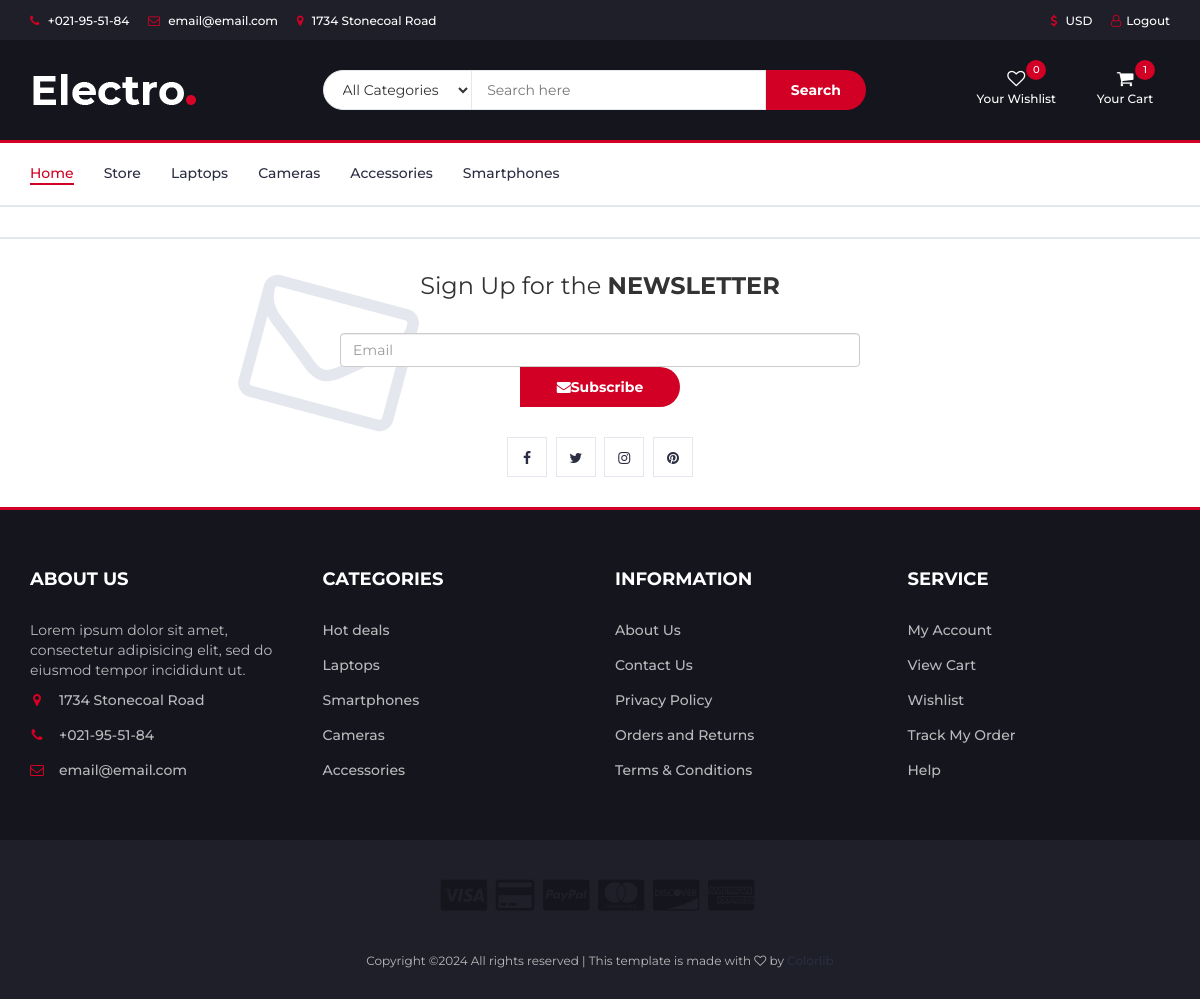
Screenshot of /wishlist/ (signed in) with the database file from the repository.
### shop/models.py (models this page shows, shortened)
class Category(models.Model):
    name = models.CharField(max_length=50)
    description = models.CharField(max_length=255)
    image = models.ImageField(upload_to='categories/', blank=True, null=True)
    created_at = models.DateTimeField(auto_now_add=True)
    slug = models.SlugField(default='')
    class Meta:
        verbose_name = 'Kategoriya'
        verbose_name_plural = 'Kategoriyalar'

### shop/views.py (the view)
# urls.py: path('wishlist/', wishlist_view, name='wishlist'),
def wishlist_view(request):
    if request.user.is_authenticated:
        wishlist_info = UserWishlistManager(request).get_wishlist_info()
        wishlist_products = wishlist_info['wishlist_products']
        base_context = base_view_data(request)
        context = {
            **base_context,
            'wishlist_products': wishlist_products
        }
        return render(request, 'wishlist.html', context)
    return redirect('login')

### shop/models.py (called while the page is built)
    @property
    def get_cart_total_price(self):
        products = self.orderproduct_set.all()
        total_price = sum([product.get_total_price for product in products])
        return total_price

    @property
    def get_total_cart_product(self):
        return len(self.orderproduct_set.all())

    @property
    def get_cart_product_number(self):
        products = self.orderproduct_set.all()
        total_number = sum([product.quantity for product in products]) or 0
        return total_number

    @property
    def get_total_price(self):
        return self.quantity * self.product.price

### shop/views.py (called while the page is built)
def base_view_data(request):
    categories = Category.objects.all()
    context = {
        'categories': categories,
    }
    if request.user.is_authenticated:
        cart_info = CartAuthenticatedUser(request).get_cart_info()
        wishlist = UserWishlistManager(request).get_wishlist_info()['wishlist_products']
        context['order_products'] = cart_info['order_products']
        context['total_cart_price'] = cart_info['total_cart_price']
        context['total_product_number'] = cart_info['total_product_number']
        context['wishlist_count'] = len(wishlist)
    return context

### utils.py (called while the page is built)
    def get_cart_info(self):
        customer, created = Customer.objects.get_or_create(
            user=self.request.user
        )
        order, created = Order.objects.get_or_create(
            customer=customer,
            active=True
        )
        return {
            'order': order,
            'order_products': OrderProduct.objects.filter(order=order),
            'total_cart_price': order.get_cart_total_price,
            'total_cart_product': order.get_total_cart_product,
            'total_product_number': order.get_cart_product_number
        }

    def get_wishlist_info(self):
        customer, created = Customer.objects.get_or_create(
            user=self.request.user
        )
        wishlist = Wishlist.objects.filter(
            customer=customer,
        )
        return {
            'wishlist_products': wishlist
        }

### shop/templates/wishlist.html (shortened to what this page needs)
{% extends 'base.html' %}

### templates/components/_navbar.html
<nav id="navigation">
    <div class="container">
        <div id="responsive-nav">
            <ul class="main-nav nav navbar-nav">
                <li class="active"><a href="{% url 'index' %}">Home</a></li>
                <li><a href="{% url 'store' %}">Store</a></li>
                {% for category in categories %}
                    <li><a href="{% url 'category_filter' category.slug %}">{{ category.name }}</a></li>
                {% endfor %}
            </ul>
        </div>
    </div>
</nav>

### static/css/style.css (style rules this page uses)
body { font-family: 'Montserrat', sans-serif; font-weight: 400; color: #333; }
a { color: #2B2D42; font-weight: 500; -webkit-transition: 0.2s color; transition: 0.2s color; }
ul, ol { margin: 0; padding: 0; list-style: none }
#navigation { background: #FFF; border-bottom: 2px solid #E4E7ED; border-top: 3px solid #D10024; }
.main-nav>li+li { margin-left: 30px }
.main-nav>li>a { padding: 20px 0px; }
.main-nav>li>a:hover, .main-nav>li>a:focus, .main-nav>li.active>a { color: #D10024; background-color: transparent; }
.main-nav>li>a:after { content: ""; display: block; width: 0%; height: 2px; background-color: #D10024; -webkit-transition: 0.2s all; transition: 0.2s all; }
.main-nav>li>a:hover:after, .main-nav>li>a:focus:after, .main-nav>li.active>a:after { width: 100%; }

### rows the page displays
Category: name "Laptops"
Category: name "Cameras"
Category: name "Accessories"
Category: name "Smartphones"

### other values shown
{{ wishlist_count }} "0"
{{ total_product_number }} "1"
